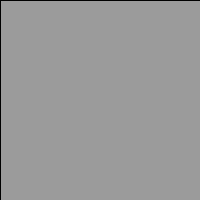
Frame 1 (no input)
Frame 60 (the mouse pressed at the canvas centre just before this capture): identical to frame 1, image omitted
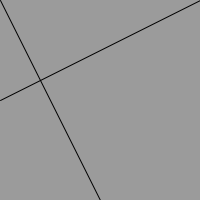
Frame 120 (the mouse held since frame 60 and released just before this capture)

The Processing sketch that drew these frames (run headless with seeded random() and noise(); from frame 60 on, the mouse is pressed at the canvas centre):

// Processing sketch: SaveScreen
// ── SaveScreen.pde
void setup(){
  size(200, 200);
}

void draw(){
  background(155);
  line(0,0, mouseX, height);
  line(width, 0, 0, mouseY);
}

void mousePressed(){
  save("cross.tif");
}
